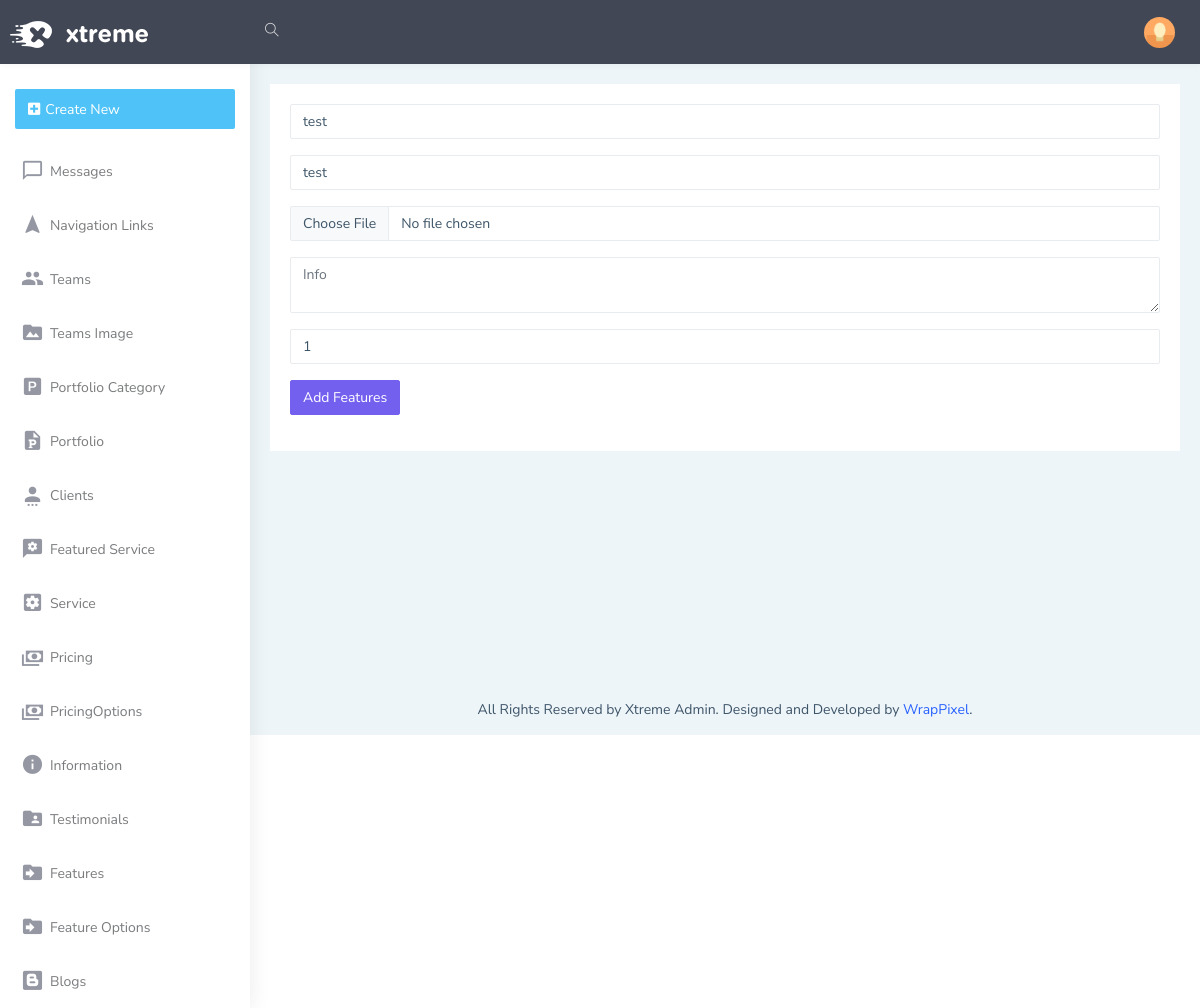
/admin/features/edit/1, run on an earlier commit of the app's database.
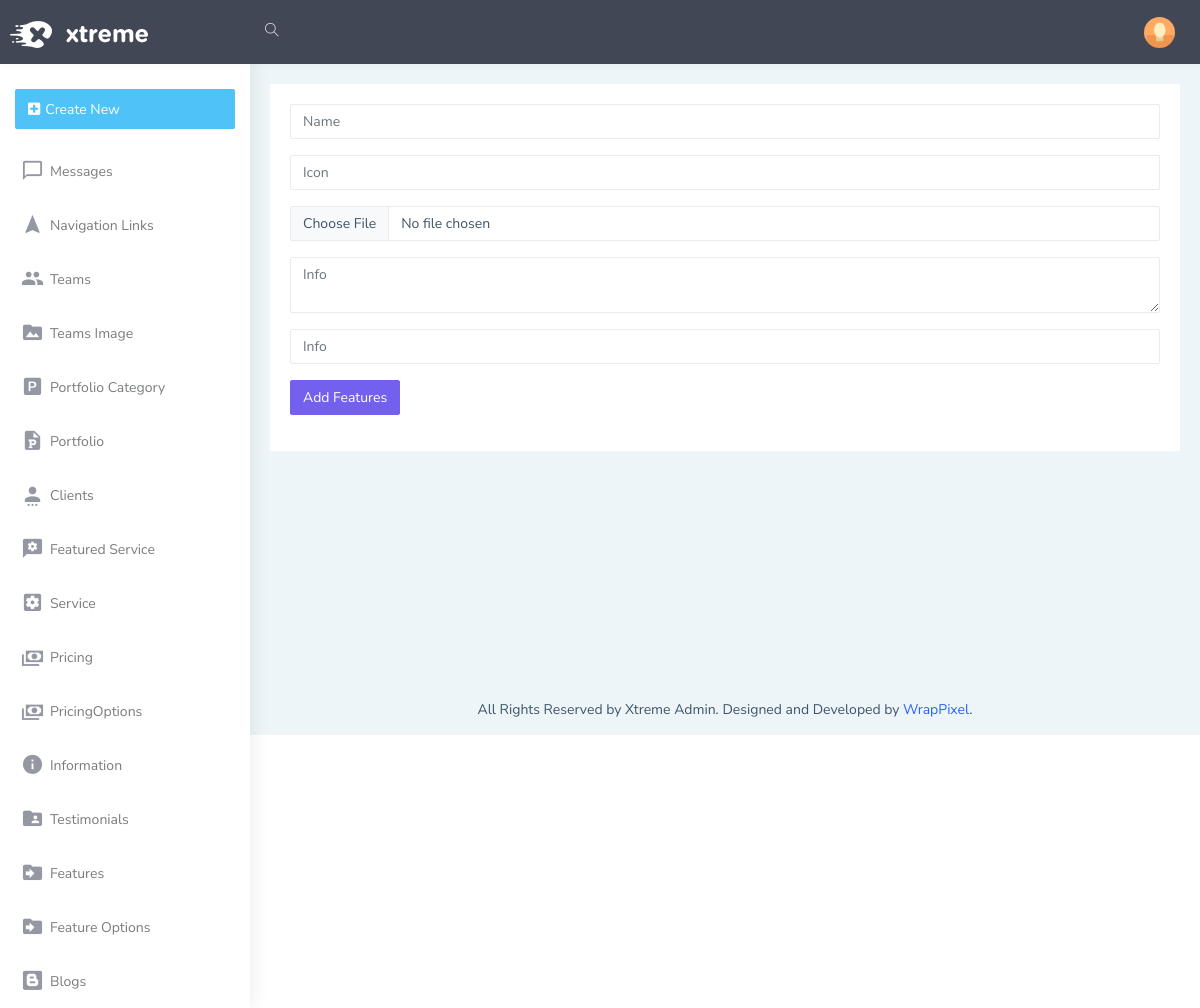
And on a later commit of the database.
### models.py (models this page shows)
class Features(db.Model):
    Id=db.Column(db.Integer,primary_key=True,autoincrement=True)
    name=db.Column(db.String(50))
    icon=db.Column(db.String(50))
    info=db.Column(db.String(250))
    image=db.Column(db.String(50))
    order=db.Column(db.Integer)
    options=db.relationship('FeatureOptions', backref='feature_options', lazy=True)

### admin/routes/features.py (the view, shortened to what this page needs)
@admin_bp.route('/features/edit/<id>', methods=['GET','POST'])
def features_edit(id):
    featuresform=FeaturesForm()
    feature=Features.query.get(id)
    return render_template('admin/features/featuresedit.html',featuresform=featuresform,feature=feature)

### admin/forms.py
class FeaturesForm(FlaskForm):
    name=StringField('name')
    icon=StringField('icon')
    image=FileField('image')
    info=TextAreaField('info')
    order=IntegerField('order')
    submit=SubmitField('Add Features')

### admin/templates/admin/features/featuresedit.html
{% extends 'admin/layout.html' %}
{% block body %}
<form action="/admin/features/edit/{{feature.Id}}" method="POST" enctype="multipart/form-data">
    <div class="mb-3">
      {{featuresform.name(class="form-control", id="exampleFormControlInput1", placeholder="Name", value=feature.name)}}
    </div>
    <div class="mb-3">
      {{featuresform.icon(class="form-control my-3", id="exampleFormControlInput1", placeholder="Icon", value=feature.icon)}}
    </div>
    <div class="mb-3">
      {{featuresform.image(class="form-control my-3", id="exampleFormControlInput1", placeholder="Image")}}
    </div>
    <div class="mb-3">
      {{featuresform.info(class="form-control", id="exampleFormControlInput1", placeholder="Info", value=feature.info)}}
    </div>
    <div class="mb-3">
      {{featuresform.order(class="form-control", id="exampleFormControlInput1", placeholder="Info", value=feature.order)}}
    </div>
    <div class="mb-3">
      {{featuresform.submit(class="btn btn-primary", id="exampleFormControlInput1", placeholder="Update Portfolio")}}
    </div>
{% endblock %}}

What changed in the data, as far as the page shows it:
removed Features: name "test", icon "test", order "1"
